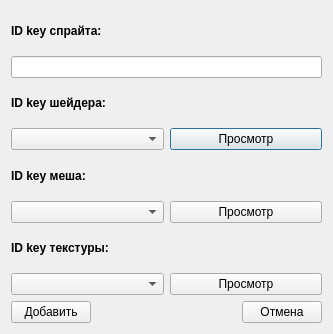
<?xml version="1.0" encoding="UTF-8"?>
<ui version="4.0">
 <class>AddSpriteForm</class>
 <widget class="QDialog" name="AddSpriteForm">
  <property name="geometry">
   <rect>
    <x>0</x>
    <y>0</y>
    <width>333</width>
    <height>334</height>
   </rect>
  </property>
  <property name="windowTitle">
   <string>Dialog</string>
  </property>
  <layout class="QVBoxLayout" name="verticalLayout">
   <item>
    <widget class="QLabel" name="label">
     <property name="font">
      <font>
       <weight>75</weight>
       <bold>true</bold>
      </font>
     </property>
     <property name="text">
      <string>ID key спрайта:</string>
     </property>
    </widget>
   </item>
   <item>
    <widget class="QLineEdit" name="lineEdit_key"/>
   </item>
   <item>
    <widget class="QLabel" name="label_2">
     <property name="font">
      <font>
       <weight>75</weight>
       <bold>true</bold>
      </font>
     </property>
     <property name="text">
      <string>ID key шейдера:</string>
     </property>
    </widget>
   </item>
   <item>
    <layout class="QHBoxLayout" name="horizontalLayout">
     <item>
      <widget class="QComboBox" name="comboBox_shader"/>
     </item>
     <item>
      <widget class="QPushButton" name="pushButton_preview_shader">
       <property name="text">
        <string>Просмотр</string>
       </property>
      </widget>
     </item>
    </layout>
   </item>
   <item>
    <widget class="QLabel" name="label_3">
     <property name="font">
      <font>
       <weight>75</weight>
       <bold>true</bold>
      </font>
     </property>
     <property name="text">
      <string>ID key меша:</string>
     </property>
    </widget>
   </item>
   <item>
    <layout class="QHBoxLayout" name="horizontalLayout_2">
     <item>
      <widget class="QComboBox" name="comboBox_mesh"/>
     </item>
     <item>
      <widget class="QPushButton" name="pushButton_preview_mesh">
       <property name="text">
        <string>Просмотр</string>
       </property>
      </widget>
     </item>
    </layout>
   </item>
   <item>
    <widget class="QLabel" name="label_4">
     <property name="font">
      <font>
       <weight>75</weight>
       <bold>true</bold>
      </font>
     </property>
     <property name="text">
      <string>ID key текстуры:</string>
     </property>
    </widget>
   </item>
   <item>
    <layout class="QHBoxLayout" name="horizontalLayout_3">
     <item>
      <widget class="QComboBox" name="comboBox_texture"/>
     </item>
     <item>
      <widget class="QPushButton" name="pushButton_preview_texture">
       <property name="text">
        <string>Просмотр</string>
       </property>
      </widget>
     </item>
    </layout>
   </item>
   <item>
    <layout class="QHBoxLayout" name="horizontalLayout_4">
     <item>
      <widget class="QPushButton" name="pushButto_add">
       <property name="text">
        <string>Добавить</string>
       </property>
      </widget>
     </item>
     <item>
      <spacer name="horizontalSpacer">
       <property name="orientation">
        <enum>Qt::Horizontal</enum>
       </property>
       <property name="sizeHint" stdset="0">
        <size>
         <width>40</width>
         <height>20</height>
        </size>
       </property>
      </spacer>
     </item>
     <item>
      <widget class="QPushButton" name="pushButton_cancel">
       <property name="text">
        <string>Отмена</string>
       </property>
      </widget>
     </item>
    </layout>
   </item>
  </layout>
 </widget>
 <resources/>
 <connections/>
</ui>
